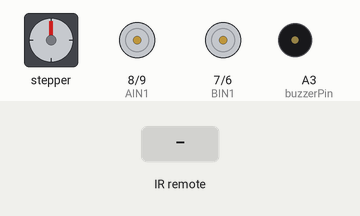
Recording of a sketch running on a simulated Arduino Uno, built with avr-gcc and run on an emulated ATmega328P. On the bench: stepper motor, motor-driver pin pairs drawn as motors (green arrow = first pin HIGH = forward, orange = second pin HIGH = backward, longer = more drive, scaled by the enable pin), buzzer (waves = sounding). Wiring (inferred from the names in the program): stepper motor (2048 steps per turn assumed): coils pin 12, pin 2, pin 3, pin 4. The inputs (shaded band) are chosen by the test bench. What the sketch prints to the serial monitor is not drawn.

Above: at 1.2 s.
1.3 s: infrared code 0xFF02FD received
At 2.49 s:
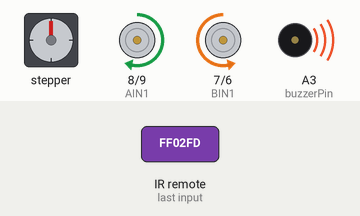
4.3 s: infrared code 0xFFA25D received
7.3 s: infrared code 0xFFE21D received
At 7.8 s:
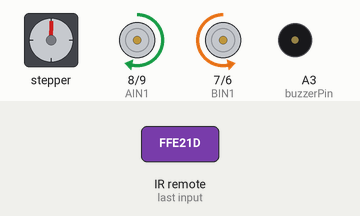
9.4 s: infrared code 0xFF629D received
At 9.8 s:
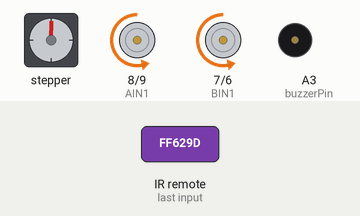
11.4 s: infrared code 0xFF22DD received
At 11.8 s:
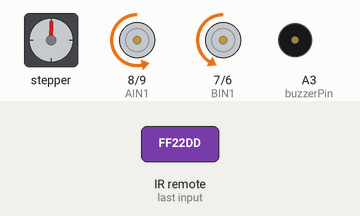
13.4 s: infrared code 0xFFC23D received
At 13.8 s:
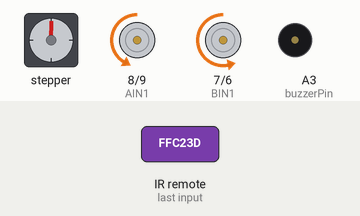
Timing chart, 0 to 16.4 s (numbered marks = the images above; inputs shaded):
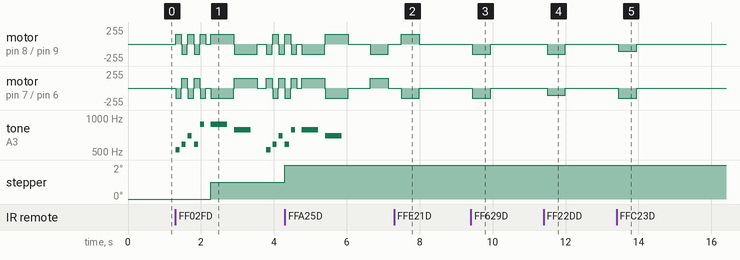

The sketch:

LilyBot_IRRemote_buzzer_LEDS.ino
```cpp
/*
  Lily∞Bot Basic Motion Control
  LilyBot-BasicMotion.ino
  Control 2 DC motors with TB6612 motor controller (https://www.adafruit.com/product/2448)
  This program will create low level motion control: forward, reverse, spin, turn, pivot, stop

  Carlotta A. Berry, PhD
  April 7, 2023
  Katie Collins
  5/11/23
  Hardware Connections:

    TB6612 Motor Driver
      Vmotor - voltage for the motors, not logic level (4.5-13.5V)
  Vcc - voltage for the logic levels (Arduinos, 5V)
  GND - shared logic and motor ground
    Arduino pin 8 AIN1
    Arduino pin 9 AIN2
    Arduino pin 10 PWMA
    Arduino pin 5 PWMB
    Arduino pin 6 BIN2
    Arduino pin 7 BIN1
    Arduino GND GND
    Arduino 5V Vcc
    Arduino VIN Vm
    Left Motor Motor A (Red, Black)
    Right Motor Motor B (Red, Black)

    Buzzer pin A3
    Blue LED pin 2
    Green LED pin 12
    Yellow LED pin 4
    Read LED pin 3
*/
#include "IRremote.h"

int ftreceiver = 11;  // Front IR Receiver

// /*-----( Declare objects )-----*/
IRrecv ftirrecv(ftreceiver);  // create instance of 'irrecv'
decode_results ftresults;     // create instance of 'decode_results'


//the left motor will be controlled by the motor A pins on the motor driver
const int AIN1 = 8;   //control pin 1 on the motor driver for the left motor
const int AIN2 = 9;   //control pin 2 on the motor driver for the left motor
const int PWMA = 10;  //speed control pin on the motor driver for the left motor

//the right motor will be controlled by the motor B pins on the motor driver
const int PWMB = 5;  //speed control pin on the motor driver for the right motor
const int BIN2 = 6;  //control pin 2 on the motor driver for the right motor
const int BIN1 = 7;  //control pin 1 on the motor driver for the right motor


//robot behaviour variables
int moveTime = 500;    //amount of time robot will move
int robotSpeed = 150;  //robot speed


#define buzzerPin A3
#define bluLED 2
#define grnLED 12
#define ylwLED 4
#define redLED 3
int ledPins[4] = { 12, 2, 3, 4 };  //LED pins

//song variables
const int songLength = 18;
int tempo = 113;

//note for songs
char notes[songLength] = {
  'c', 'd', 'f', 'd', 'a', ' ', 'a', 'g', ' ', 'c', 'd', 'f', 'd', 'g', ' ', 'g', 'f', ' '
};

//beats for songs
int beats[songLength] = {
  1, 1, 1, 1, 1, 1, 4, 4, 2, 1, 1, 1, 1, 1, 1, 4, 4, 2
};


int i, duration;
int j;
const int numNotes = 8;  // number of notes we're storing
char names[numNotes] = {
  'c', 'd', 'e', 'f', 'g', 'a', 'b', 'C'
};
int octave = 2;
int frequencies[numNotes] = {
  262 * octave - 1, 294 * octave - 1, 330 * octave - 1, 349 * octave - 1, 392 * octave - 1, 440 * octave - 1, 494 * octave - 1, 523 * octave - 1
};

/*runs only once at beginning******/
void setup() {
  Serial.begin(9600);  //start serial communication
  Serial.println("Lily∞Bot IR Remote Drive");
  ftirrecv.enableIRIn();  // Start the receiver
  configurePins();        //set pins as inputs and outputs
}

/*----( LOOP: RUNS CONSTANTLY )----*/
void loop() {
  if (ftirrecv.decode(&ftresults))  // have we received an IR signal?
  {
    Serial.println("front received");
    translateIR(ftresults);
    ftirrecv.resume();  // receive the next value
  }
  delay(100);
  //Serial.println("Back in loop");
} /* --(end main loop )-- */


/************************* HELPER FUNCTIONS *********************/
// set the pins as inputs and outputs
void configurePins() {
  pinMode(AIN1, OUTPUT);
  pinMode(AIN2, OUTPUT);
  pinMode(PWMA, OUTPUT);
  pinMode(BIN1, OUTPUT);
  pinMode(BIN2, OUTPUT);
  pinMode(PWMB, OUTPUT);
  pinMode(ftreceiver, INPUT);
  pinMode(buzzerPin, OUTPUT);
  pinMode(bluLED, OUTPUT);
  pinMode(grnLED, OUTPUT);
  pinMode(ylwLED, OUTPUT);
  pinMode(redLED, OUTPUT);
}

//translate the IR signal into a robot ehavior based upon button pressed
void translateIR(struct decode_results results) {
  switch (results.value) {
    case 0xFFA25D:
      Serial.println("POWER");
      spin2();
      delay(moveTime);
      stop();
      break;
    case 0xFFE21D:
      Serial.println("FUNC/STOP");
      spin();
      delay(moveTime);
      stop();
      break;
    case 0xFF629D:
      Serial.println("VOL+");
      forward();
      delay(moveTime);
      stop();
      break;
    case 0xFF22DD:
      Serial.println("FAST BACK");
      turn();
      delay(moveTime);
      stop();
      break;
    case 0xFF02FD:
      Serial.println("PAUSE");
      play_song();
      Serial.println("Break");
      break;
    case 0xFFC23D:
      Serial.println("FAST FORWARD");
      turn2();
      delay(moveTime);
      stop();
      break;
    case 0xFFE01F:
      Serial.println("DOWN");
      pivot();
      delay(moveTime);
      stop();
      break;
    case 0xFFA857:
      Serial.println("VOL-");
      reverse();
      delay(moveTime);
      stop();
      break;
    case 0xFF906F:
      Serial.println("UP");
      pivot2();
      delay(moveTime);
      stop();
      break;
    case 0xFF6897:
      Serial.println("0");
      ALL_LEDS_ON();
      delay(moveTime);
      ALL_LEDS_OFF();
      break;
    case 0xFF30CF:
      Serial.println("1");
      ylwLedOn();
      delay(moveTime);
      ylwLedOff();
      break;
    case 0xFF18E7:
      Serial.println("2");
      redLedOn();
      delay(moveTime);
      redLedOff();
      break;
    case 0xFF7A85:
      Serial.println("3");
      bluLedOn();
      delay(moveTime);
      bluLedOff();
      break;
    case 0xFF10EF:
      Serial.println("4");
      grnLedOn();
      delay(moveTime);
      grnLedOff();
      break;
    case 0xFF9867: Serial.println("EQ"); break;
    case 0xFFB04F: Serial.println("ST/REPT");  break;
    case 0xFF38C7: Serial.println("5"); break;
    case 0xFF5AA5: Serial.println("6"); break;
    case 0xFF42BD: Serial.println("7"); break;
    case 0xFF4AB5: Serial.println("8"); break;
    case 0xFF52AD: Serial.println("9"); break;
    default:
      Serial.println(results.value);
      break;
  }            //end switch case
  delay(250);  // Do not get immediate repeat
}

// ************************************ Motor Functions *****************************


//robot stop function
void stop() {
  setRightMotorStop();
  setLeftMotorStop();
}

//robot forward function
void forward() {
  setRightMotorForward();
  setLeftMotorForward();
  //set motor speeds
  analogWrite(PWMA, abs(robotSpeed));  //set forward speed
  analogWrite(PWMB, abs(robotSpeed));  //set forward speed
}

//robot reverse function
void reverse() {
  setRightMotorBackward();
  setLeftMotorBackward();
  //set motor speeds
  analogWrite(PWMA, abs(robotSpeed));  //set reverse speed
  analogWrite(PWMB, abs(robotSpeed));  //set reverse speed
}

//robot pivot function
void pivot() {
  setRightMotorStop();
  setLeftMotorForward();
  //set motor speeds
  analogWrite(PWMB, abs(robotSpeed));  //set forward speed
}


//robot pivot function
void pivot2() {
  setRightMotorForward();
  setLeftMotorStop();
  //set motor speeds
  analogWrite(PWMA, abs(robotSpeed));  //set forward speed
}

//robot turn function
void turn() {
  setRightMotorForward();
  setLeftMotorForward();
  //set motor speeds
  analogWrite(PWMA, abs(robotSpeed));        //set forward speed
  analogWrite(PWMB, abs(0.7 * robotSpeed));  //set forward speed
}

//robot turn function
void turn2() {
  setRightMotorForward();
  setLeftMotorForward();
  //set motor speeds
  analogWrite(PWMA, abs(0.7 * robotSpeed));  //set forward speed
  analogWrite(PWMB, abs(robotSpeed));        //set forward speed
}

//robot spin function
void spin() {
  setRightMotorBackward();
  setLeftMotorForward();
  //set motor speeds
  analogWrite(PWMA, abs(robotSpeed));  //set reverse speed
  analogWrite(PWMB, abs(robotSpeed));  //set forward speed
}

//robot spin function
void spin2() {
  setRightMotorForward();
  setLeftMotorBackward();
  //set motor speeds
  analogWrite(PWMA, abs(robotSpeed));  //set forward speed
  analogWrite(PWMB, abs(robotSpeed));  //set reverse speed
}

void setRightMotorForward() {
  digitalWrite(AIN1, LOW);   //set pin 1 to low
  digitalWrite(AIN2, HIGH);  //set pin 2 to high
}

void setLeftMotorForward() {
  digitalWrite(BIN1, LOW);   //set pin 1 to low
  digitalWrite(BIN2, HIGH);  //set pin 2 to high
}

void setRightMotorBackward() {
  digitalWrite(AIN1, HIGH);  //set pin 1 to high
  digitalWrite(AIN2, LOW);   //set pin 2 to low
}


void setLeftMotorBackward() {
  digitalWrite(BIN1, HIGH);  //set pin 1 to high
  digitalWrite(BIN2, LOW);   //set pin 2 to low
}

void setRightMotorStop() {
  digitalWrite(AIN1, LOW);  //set pin 1 to low
  digitalWrite(AIN2, LOW);  //set pin 2 to low
}

void setLeftMotorStop() {
  digitalWrite(BIN1, LOW);  //set pin 1 to low
  digitalWrite(BIN2, LOW);  //set pin 2 to low
}


// ************************************ Buzzer Functions *****************************


// play the song
void play_song() {
  //  int i, duration;  //
  Serial.println("\t play song");
  ftirrecv.stop();
  for (i = 0; i < songLength; i++) {  // for loop is used to index through the arrays
    duration = beats[i] * tempo;      // length of note/rest in ms
    digitalWrite(ledPins[i % 4], HIGH);
    if (notes[i] == ' ')  // is this a rest?

      delay(duration);  // then pause for a moment
    else                // otherwise, play the note
    {
      if (i % 2 == 0) {  // robot spins a different direction on each note
        spin();          // robot spins along with the music
      } else {
        spin2();
      }
      tone(buzzerPin, frequency(notes[i]), duration);
      delay(duration * 1.4);  // wait for tone to finish
      stop();
    }
    delay(tempo / 10);  // brief pause between notes
    ALL_LEDS_OFF();
  }
  ftirrecv.start();
}

//set the note frequencies
int frequency(char note) {
  for (j = 0; j < numNotes; j++)  // Step through the notes
  {
    if (names[j] == note)  // Is this the one?
    {
      return (frequencies[j]);  // Yes! Return the frequency and exit function.
    }
  }
  return (0);
}


// ************************************ LED Functions *****************************

// will turn on the green LED
void grnLedOn() {
  digitalWrite(grnLED, HIGH);
}

// will turn off green LED
void grnLedOff() {
  digitalWrite(grnLED, LOW);
}

// will turn on the yellow LED
void ylwLedOn() {
  digitalWrite(ylwLED, HIGH);
}

// will turn off yellow LED
void ylwLedOff() {
  digitalWrite(ylwLED, LOW);
}

// will turn on the red LED
void redLedOn() {
  digitalWrite(redLED, HIGH);
}

// will turn off red LED
void redLedOff() {
  digitalWrite(redLED, LOW);
}

// will turn on the blue LED
void bluLedOn() {
  digitalWrite(bluLED, HIGH);
}

// will turn off blue LED
void bluLedOff() {
  digitalWrite(bluLED, LOW);
}

// all LEDS OFF
void ALL_LEDS_OFF() {
  digitalWrite(bluLED, LOW);
  digitalWrite(grnLED, LOW);
  digitalWrite(ylwLED, LOW);
  digitalWrite(redLED, LOW);
}

// all LEDS ON
void ALL_LEDS_ON() {
  digitalWrite(bluLED, HIGH);
  digitalWrite(grnLED, HIGH);
  digitalWrite(ylwLED, HIGH);
  digitalWrite(redLED, HIGH);
}
```

Measured:
- after the input at 7.3 s, motor on pin 8 (AIN1) / pin 9 (AIN2): stopped → forward 150/255 after 0.19 s, → stopped 0.50 s later; motor on pin 7 (BIN1) / pin 6 (BIN2): stopped → backward 150/255 after 0.19 s, → stopped 0.50 s later
- after the input at 9.4 s, motor on pin 8 (AIN1) / pin 9 (AIN2), motor on pin 7 (BIN1) / pin 6 (BIN2): stopped → backward 150/255 at once, → stopped 0.50 s later
- after the input at 11.4 s, motor on pin 8 (AIN1) / pin 9 (AIN2): stopped → backward 150/255 after 0.10 s, → stopped 0.50 s later; motor on pin 7 (BIN1) / pin 6 (BIN2): stopped → backward 105/255 after 0.10 s, → stopped 0.50 s later
- after the input at 13.4 s, motor on pin 8 (AIN1) / pin 9 (AIN2): stopped → backward 105/255 after 0.05 s, → stopped 0.50 s later; motor on pin 7 (BIN1) / pin 6 (BIN2): stopped → backward 150/255 after 0.05 s, → stopped 0.50 s later
